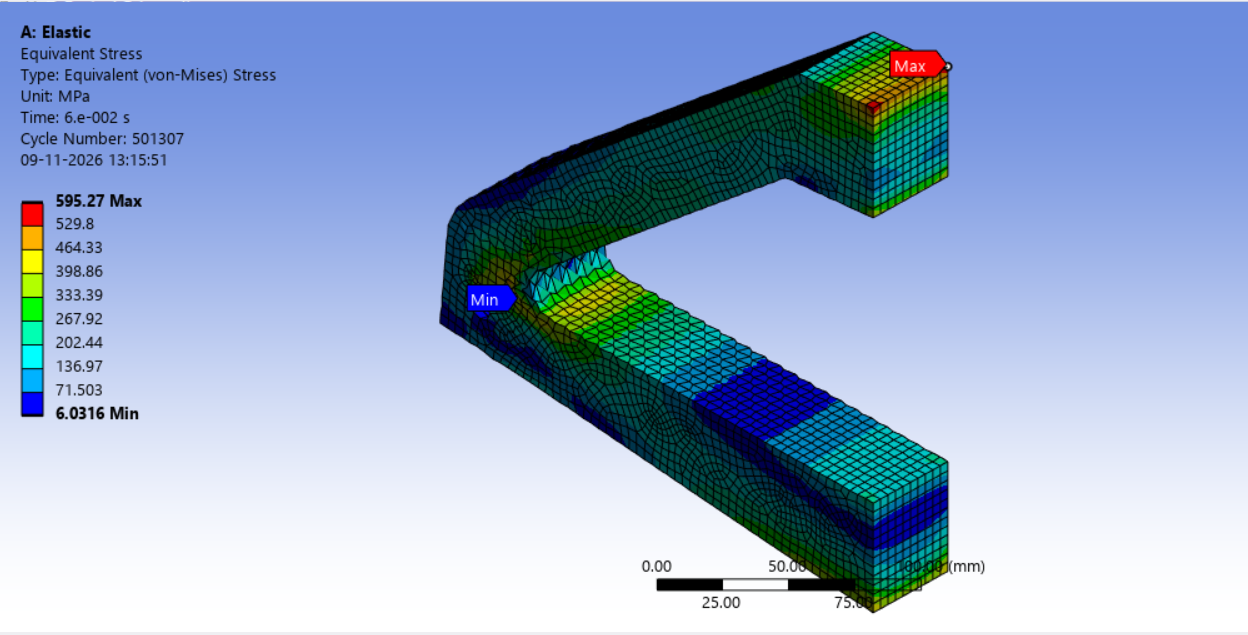
#> input picture presentation/source/results/A Elastic - equivalent stress.png, 1248 x 635 px
$ python crop_results.py
#> lines starting #> are read from the running program, lines starting #| are printed output that depends on the picture
"""Tighten the three Workbench contour screenshots: keep the legend block and the model, drop empty background.
Run: python crop_results.py  (reads ../source/results, writes ../assets/result_*.png)"""
from pathlib import Path
from PIL import Image

HERE = Path(__file__).resolve().parent
SRC, OUT = HERE.parent / "source" / "results", HERE.parent / "assets"
jobs = {
    "result_el.png": ("A Elastic - equivalent stress.png", 440),
    "result_jcb.png": ("B Built-in JC - equivalent stress.png", 440),
    "result_jcu.png": ("C User Defined JC - equivalent stress.png", 430),
}
for out, (src, x0) in jobs.items():
    im = Image.open(SRC / src).convert("RGB")
    w, h = im.size
#> w = 1248; h = 635
    legend = im.crop((0, 0, 300, 430))
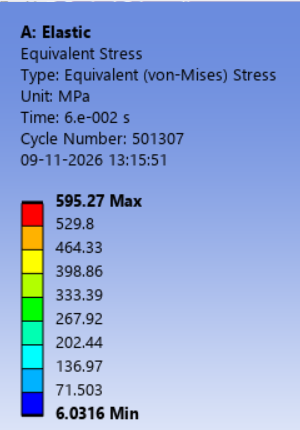
#> legend: PIL image 300x430 RGB; mean R, G, B 143.3, 166.9, 217.2
    model = im.crop((x0, 0, min(x0 + 570, w), h))
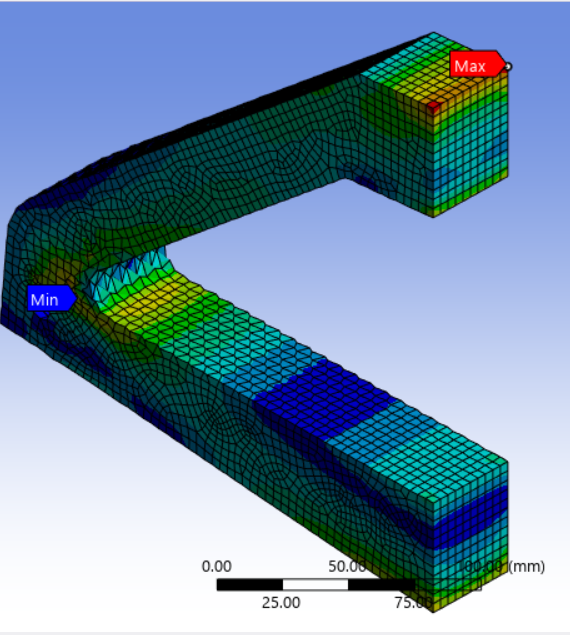
#> model: PIL image 570x635 RGB; mean R, G, B 115.1, 144.5, 168.1
    # the Ansys background is a vertical gradient: stretch an empty column so the fill matches it
    canvas = im.crop((360, 0, 361, h)).resize((300 + model.width, h))
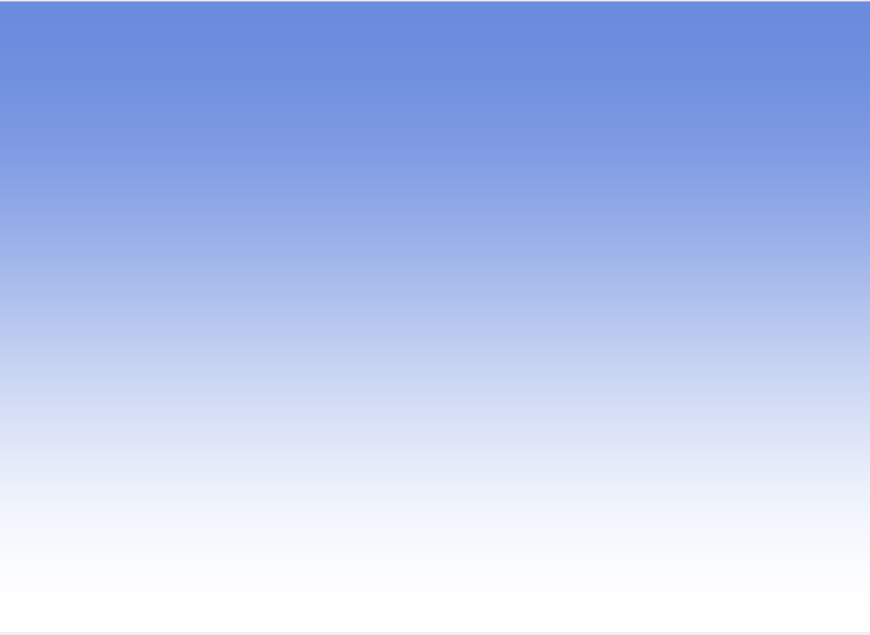
#> canvas: PIL image 870x635 RGB; mean R, G, B 181.4, 197.7, 238.5
    canvas.paste(model, (300, 0))
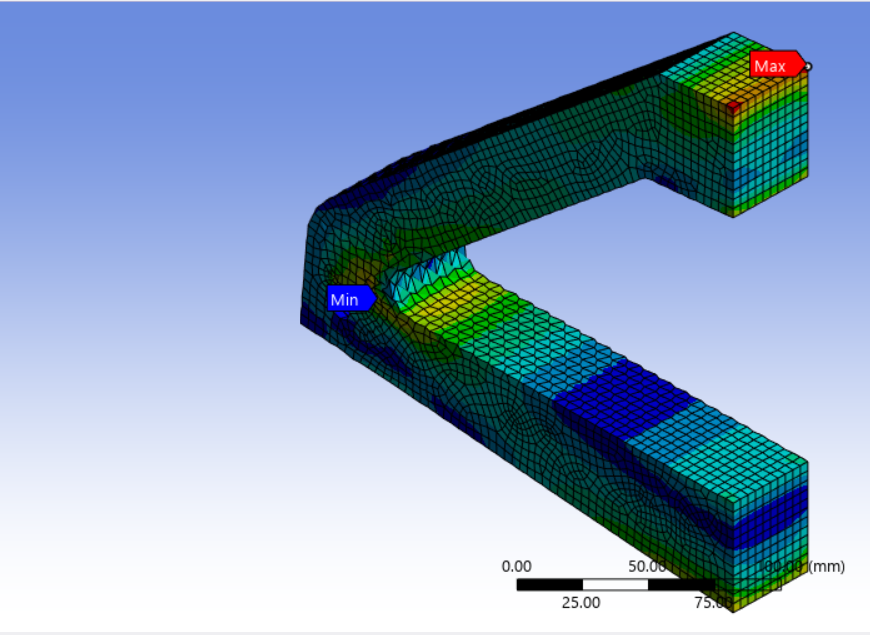
#> canvas: PIL image 870x635 RGB; mean R, G, B 137.9, 162.9, 192.3
    canvas.paste(legend, (0, 0))
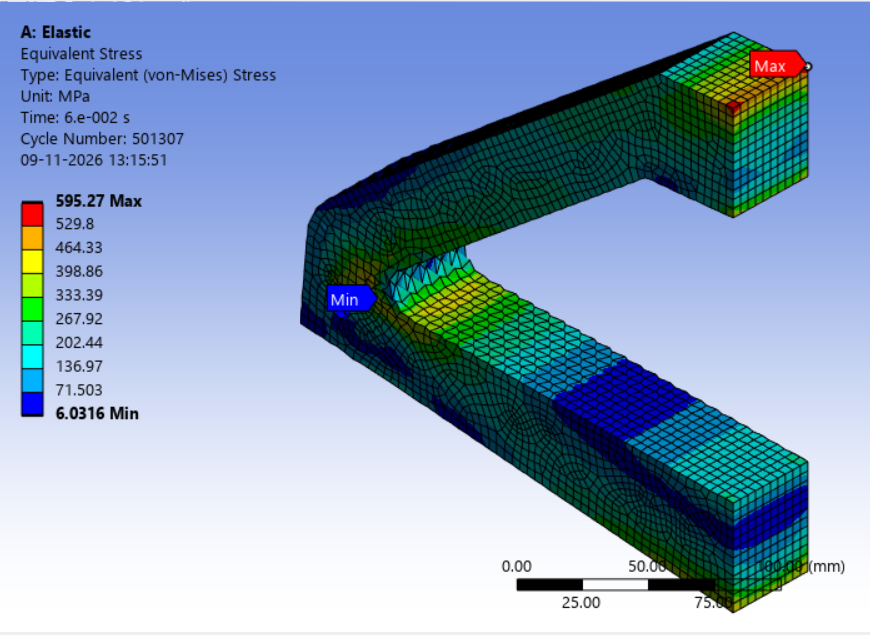
#> canvas: PIL image 870x635 RGB; mean R, G, B 135.8, 160.9, 188.9
    canvas.save(OUT / out)
    print(out, canvas.size)
#| result_el.png (870, 635)
#> pass 2 of the loop `for out, (src, x0) in jobs.items():`:
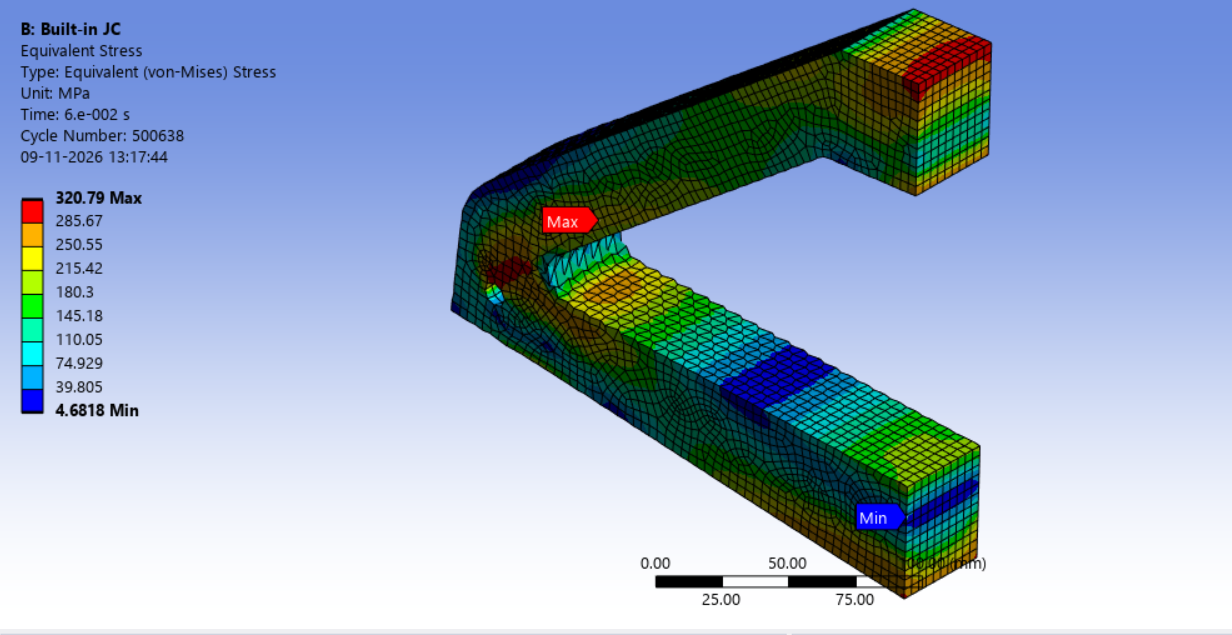
#> input picture presentation/source/results/B Built-in JC - equivalent stress.png, 1232 x 635 px
#> im: PIL image 1232x635 RGB
#> `model = im.crop((x0, 0, min(x0 + 570, w), h))`:
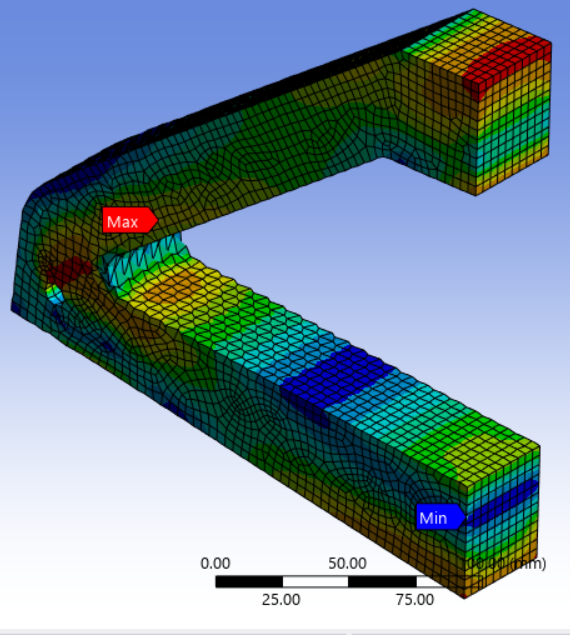
#> model: PIL image 570x635 RGB; mean R, G, B 120.5, 144.4, 154.2
#> `canvas.paste(legend, (0, 0))`:
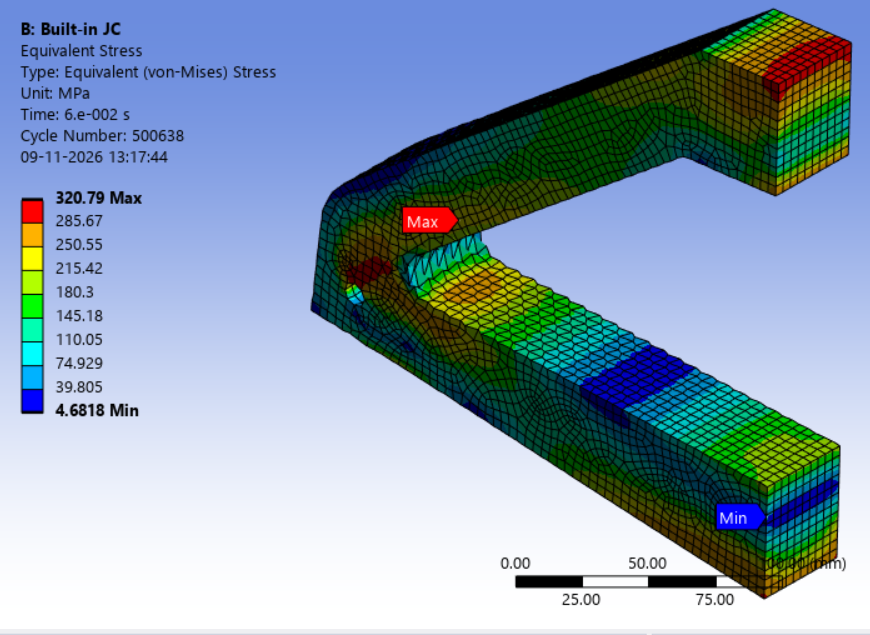
#> canvas: PIL image 870x635 RGB; mean R, G, B 139.4, 160.9, 179.7
#| result_jcb.png (870, 635)
#> pass 3 of the loop `for out, (src, x0) in jobs.items():`:
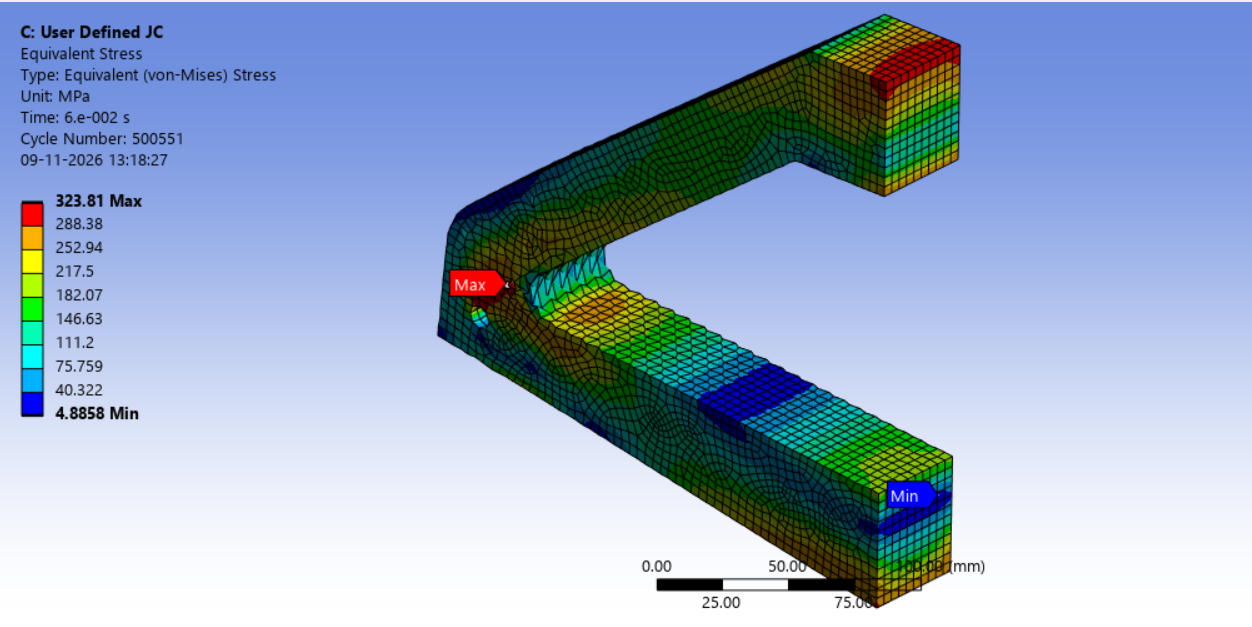
#> input picture presentation/source/results/C User Defined JC - equivalent stress.png, 1252 x 627 px
#> im: PIL image 1252x627 RGB
#> `model = im.crop((x0, 0, min(x0 + 570, w), h))`:
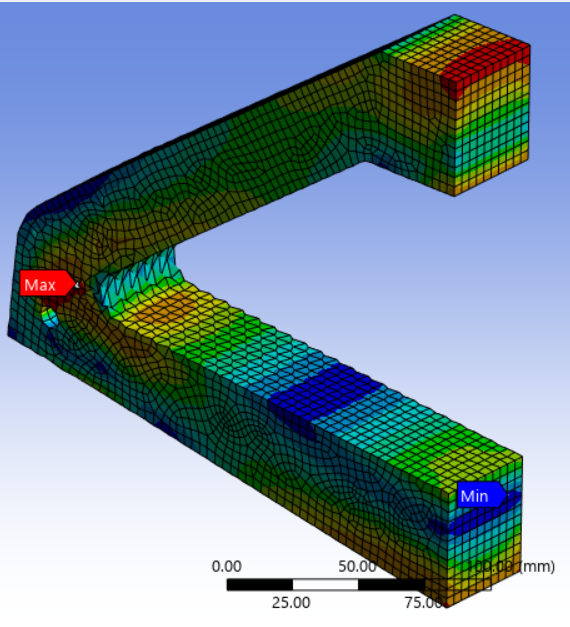
#> model: PIL image 570x627 RGB; mean R, G, B 120.3, 144.6, 157
#> `canvas.paste(legend, (0, 0))`:
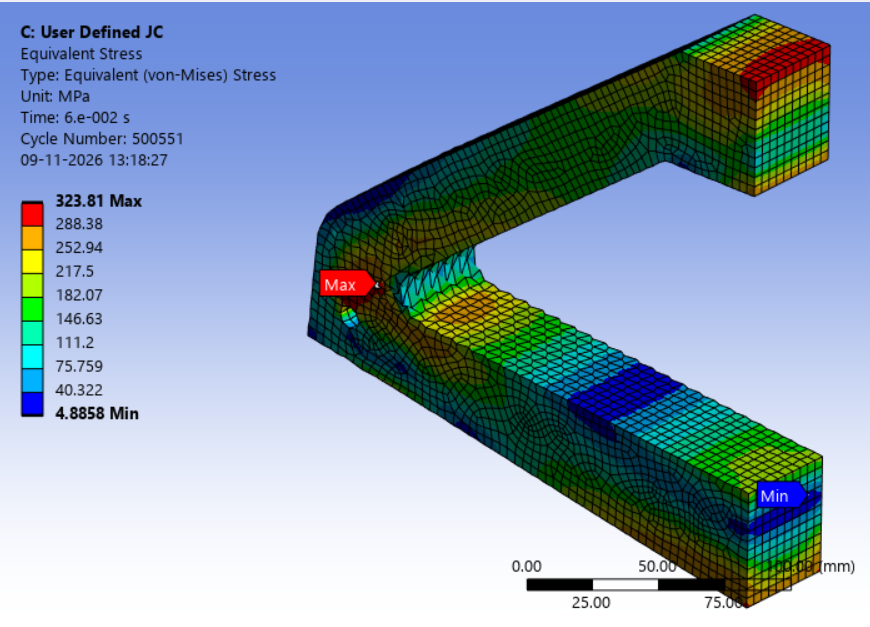
#> canvas: PIL image 870x627 RGB; mean R, G, B 138.9, 160.7, 181.4
#| result_jcu.png (870, 627)
